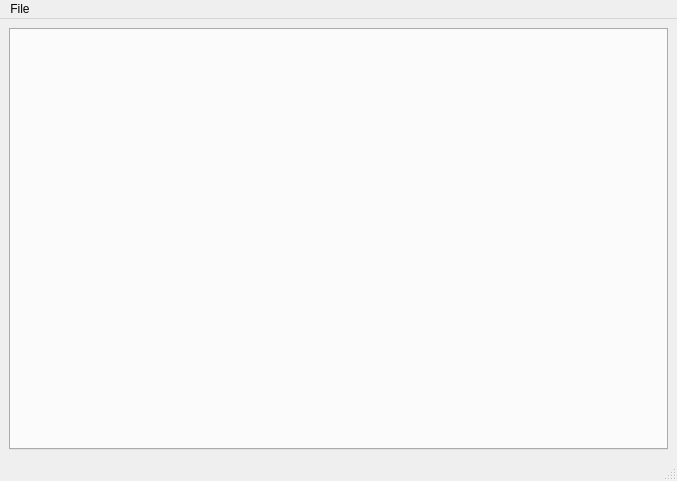
<?xml version="1.0" encoding="UTF-8"?>
<ui version="4.0">
 <class>MainWindow</class>
 <widget class="QMainWindow" name="MainWindow">
  <property name="geometry">
   <rect>
    <x>0</x>
    <y>0</y>
    <width>677</width>
    <height>481</height>
   </rect>
  </property>
  <property name="windowTitle">
   <string>MainWindow</string>
  </property>
  <widget class="QWidget" name="centralwidget">
   <layout class="QVBoxLayout" name="verticalLayout">
    <item>
     <widget class="QTabWidget" name="tabWidget">
      <property name="currentIndex">
       <number>-1</number>
      </property>
     </widget>
    </item>
   </layout>
  </widget>
  <widget class="QMenuBar" name="menubar">
   <property name="geometry">
    <rect>
     <x>0</x>
     <y>0</y>
     <width>677</width>
     <height>21</height>
    </rect>
   </property>
   <widget class="QMenu" name="menu">
    <property name="title">
     <string>File</string>
    </property>
    <addaction name="actionOpen"/>
    <addaction name="actionCreate"/>
    <addaction name="separator"/>
    <addaction name="actionLoad"/>
    <addaction name="actionSave"/>
    <addaction name="separator"/>
    <addaction name="actionExit"/>
   </widget>
   <addaction name="menu"/>
  </widget>
  <widget class="QStatusBar" name="statusbar"/>
  <action name="actionOpen">
   <property name="text">
    <string>Open</string>
   </property>
  </action>
  <action name="actionLoad">
   <property name="text">
    <string>Load</string>
   </property>
  </action>
  <action name="actionSave">
   <property name="text">
    <string>Save</string>
   </property>
  </action>
  <action name="actionCreate">
   <property name="text">
    <string>Create</string>
   </property>
  </action>
  <action name="actionExit">
   <property name="text">
    <string>Exit</string>
   </property>
  </action>
 </widget>
 <resources/>
 <connections/>
</ui>
